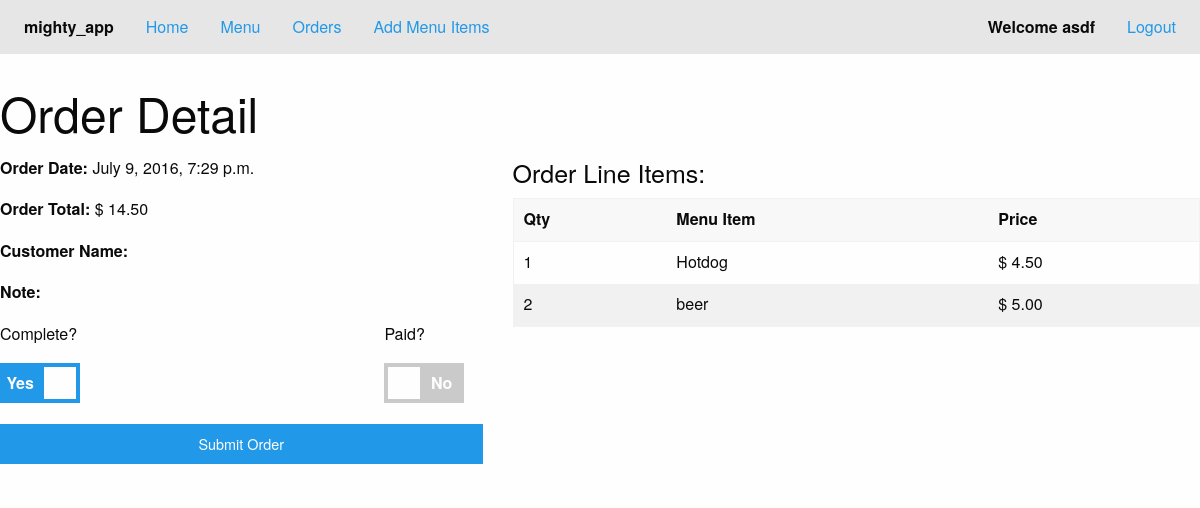
Page /order/8/cook/ (signed in) on the committed database.
### mighty_app/models.py (models this page shows, shortened)
class Order(models.Model):
    server = models.ForeignKey('auth.User')
    customer_name = models.CharField(max_length=20, null=True)
    order_items = models.ManyToManyField(MenuItem, through='OrderLine', related_name='line_item', null=True)
    note = models.TextField(blank=True)
    is_complete = models.BooleanField(default=False)
    is_paid = models.BooleanField(default=False)
    created = models.DateTimeField(auto_now_add=True)
    class Meta:
        ordering = ['created']

class OrderLine(models.Model):
    quantity = models.PositiveIntegerField(default=0)
    order_menu_item = models.ForeignKey(MenuItem)
    orderline_menu = models.ForeignKey(Order)

class MenuItem(models.Model):
    created_by = models.ForeignKey('auth.User')
    title = models.CharField(max_length=25)
    description = models.TextField(blank=True)
    price = models.DecimalField(max_digits=4, decimal_places=2)

### mighty_app/views.py (the view)
# urls.py: url(r'^order/(?P<pk>\d+)/cook/$', CookOrderUpdateView.as_view(), name='cook_order_detail_view'),
class CookOrderUpdateView(LoginRequiredMixin, UpdateView):
    model = Order
    fields = ['is_complete']
    template_name = 'mighty_app/order_detail_cook.html'
    success_url = reverse_lazy("index_view")
    def get_context_data(self, **kwargs):
        context = super().get_context_data(**kwargs)
        pk = self.kwargs.get('pk')
        order_line_obj = OrderLine.objects.filter(orderline_menu=pk)
        context['object'] = order_line_obj
        total = 0
        for item in order_line_obj:
            total += (item.quantity * item.order_menu_item.price)
        context['total'] = total
        return context

### templates/mighty_app/order_detail_cook.html (shortened to what this page needs)
{% extends "base.html" %}
{% load widget_tweaks %}
{% block body %}
    <h1>Order Detail</h1>
    <div class="row">
        <form class="" action="" method="post">
        <div class="small-5 columns">
            <p><b>Order Date:</b> {{ order.created }}</p>
            <p><b>Order Total:</b> $ {{ total }}</p>
            {% if user.profile.job == 'Cook' %}
                <p><b>Customer Name: </b>{{ order.customer_name }}</p>
                <p><b>Note: </b>{{ order.note }}</p>
            {% else %}
                <p><b>Customer Name:</b> {{ form.customer_name }}</p>
                <p><b>Note:</b> {{ form.note }}</p>
            {% endif %}
            <div class="row">
                <div class="small-3 columns">
                    <p>Complete?</p>
                    <div class="switch large">
                        <label class="switch-paddle" for="id_is_complete">
                            <span class="switch-active" aria-hidden="true">Yes</span>
                        </label>
                    </div>
                </div>
                <div class="small-3 columns">
                    <p>Paid?</p>
                    {% if user.profile.job == 'Cook' %}
                        {{ order.is_paid }}
                    {% else %}
                        <div class="switch large">
                            <label class="switch-paddle" for="id_is_paid">
                                <span class="switch-inactive" aria-hidden="true">No</span>
                            </label>
                        </div>
                    {% endif %}
                </div>
            </div>
            <input class="expanded button" type="submit" name="submit_order" value="Submit Order">
            </div>
        <div class="small-7 columns">
            <h4>Order Line Items:</h4>
            <table>
                <thead>
                    <tr>
                        <td>Qty</td>
                        <td>Menu Item</td>
                        <td>Price</td>
                    </tr>
                </thead>
                {% for line in object %}
                <tr>
                    <td>{{ line.quantity }}</td>
                    <td>{{ line.order_menu_item.title }}</td>
                    <td>$ {{ line.order_menu_item.price }}</td>
                </tr>
                {% endfor %}
            </table>
        </div>
    </form>
    </div>
{% endblock %}

### templates/base.html (shortened to what this page needs)
{% load staticfiles %}
<!doctype html>
<html class="no-js" lang="en">
  <head>
    <link rel="stylesheet" href="{% static "mighty_app/css/foundation.min.css" %}" />
    <link rel="stylesheet" href="{% static "mighty_app/css/app.css" %}" />
  </head>
  <body>
    <div class="top-bar">
        <div class="top-bar-left">
            <ul class="dropdown menu" data-dropdown-menu>
                <li class="menu-text">mighty_app</li>
                <li><a href="{% url 'index_view' %}">Home</a></li>
                {% if user.is_authenticated %}
                    <li><a href="{% url 'menu_item_list_view' %}">Menu</a></li>
                    <li><a href="{% url 'order_list_view' %}">Orders</a></li>
                {% else %}
                    <li><a href="{% url 'register_view' %}">Create Account</a></li>
                {% endif %}
                {% if user.profile.job == "Owner" %}
                <li><a href="{% url 'menu_item_create_view' %}">Add Menu Items</a></li>
                {% endif %}
            </ul>
        </div>
        <div class="top-bar-right">
            <ul class="menu">
                {% if user.is_authenticated %}
                    <li class="menu-text">Welcome {{ user }}</li>
                    <li><a href="{% url 'logout' %}?next={% url 'index_view' %}">Logout</a></li>
                {% else %}
                    <li><a href="{% url 'login' %}">Login</a></li>
                {% endif %}
            </ul>
        </div>
    </div>
      <div class="container">
          <div class="row">
          {% block body %}{% endblock %}
          </div>
      </div>
  </body>
</html>

### mighty_app/static/mighty_app/css/app.css (style rules this page uses)
.top-bar { margin-bottom: 25px; }

### rows in the picture
Order: created "July 9, 2016, 7:29 p.m."
OrderLine: quantity "1", order_menu_item "Hotdog", order_menu_item.price "4.50"
OrderLine: quantity "2", order_menu_item "beer", order_menu_item.price "5.00"

### other values in the picture
{{ user }} "asdf"
{{ total }} "14.50"
